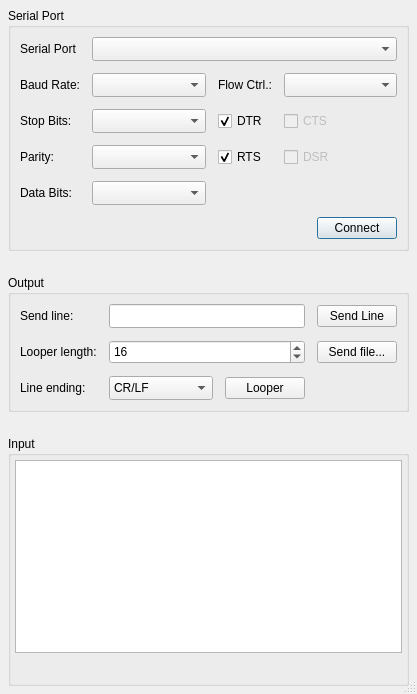
<?xml version="1.0" encoding="UTF-8"?>
<ui version="4.0">
 <class>VSPSerialIO</class>
 <widget class="QDialog" name="VSPSerialIO">
  <property name="geometry">
   <rect>
    <x>0</x>
    <y>0</y>
    <width>417</width>
    <height>694</height>
   </rect>
  </property>
  <property name="windowTitle">
   <string>VSP Serial I/O</string>
  </property>
  <property name="windowIcon">
   <iconset resource="../vspui.qrc">
    <normaloff>:/assets/png/vspclient_7.png</normaloff>:/assets/png/vspclient_7.png</iconset>
  </property>
  <property name="sizeGripEnabled">
   <bool>true</bool>
  </property>
  <layout class="QVBoxLayout" name="verticalLayout">
   <property name="spacing">
    <number>24</number>
   </property>
   <property name="leftMargin">
    <number>8</number>
   </property>
   <property name="topMargin">
    <number>8</number>
   </property>
   <property name="rightMargin">
    <number>8</number>
   </property>
   <property name="bottomMargin">
    <number>8</number>
   </property>
   <item>
    <widget class="QGroupBox" name="gbxSerialPort">
     <property name="sizePolicy">
      <sizepolicy hsizetype="Preferred" vsizetype="Fixed">
       <horstretch>0</horstretch>
       <verstretch>0</verstretch>
      </sizepolicy>
     </property>
     <property name="title">
      <string>Serial Port</string>
     </property>
     <layout class="QGridLayout" name="gridLayout">
      <property name="spacing">
       <number>12</number>
      </property>
      <item row="0" column="0">
       <widget class="QLabel" name="label_25">
        <property name="text">
         <string>Serial Port</string>
        </property>
        <property name="buddy">
         <cstring>cbxComPort</cstring>
        </property>
       </widget>
      </item>
      <item row="1" column="0">
       <widget class="QLabel" name="label_26">
        <property name="text">
         <string>Baud Rate:</string>
        </property>
        <property name="buddy">
         <cstring>cbxBaud</cstring>
        </property>
       </widget>
      </item>
      <item row="1" column="1">
       <widget class="QComboBox" name="cbxBaud">
        <property name="sizePolicy">
         <sizepolicy hsizetype="MinimumExpanding" vsizetype="Fixed">
          <horstretch>0</horstretch>
          <verstretch>0</verstretch>
         </sizepolicy>
        </property>
        <property name="minimumSize">
         <size>
          <width>0</width>
          <height>24</height>
         </size>
        </property>
        <property name="maxVisibleItems">
         <number>15</number>
        </property>
       </widget>
      </item>
      <item row="2" column="0">
       <widget class="QLabel" name="label_28">
        <property name="text">
         <string>Stop Bits:</string>
        </property>
        <property name="buddy">
         <cstring>cbxStopBits</cstring>
        </property>
       </widget>
      </item>
      <item row="2" column="1">
       <widget class="QComboBox" name="cbxStopBits">
        <property name="sizePolicy">
         <sizepolicy hsizetype="MinimumExpanding" vsizetype="Fixed">
          <horstretch>0</horstretch>
          <verstretch>0</verstretch>
         </sizepolicy>
        </property>
        <property name="minimumSize">
         <size>
          <width>0</width>
          <height>24</height>
         </size>
        </property>
        <property name="maxVisibleItems">
         <number>15</number>
        </property>
       </widget>
      </item>
      <item row="3" column="0">
       <widget class="QLabel" name="label_30">
        <property name="text">
         <string>Parity:</string>
        </property>
        <property name="buddy">
         <cstring>cbxParity</cstring>
        </property>
       </widget>
      </item>
      <item row="3" column="1">
       <widget class="QComboBox" name="cbxParity">
        <property name="sizePolicy">
         <sizepolicy hsizetype="MinimumExpanding" vsizetype="Fixed">
          <horstretch>0</horstretch>
          <verstretch>0</verstretch>
         </sizepolicy>
        </property>
        <property name="minimumSize">
         <size>
          <width>0</width>
          <height>24</height>
         </size>
        </property>
        <property name="maxVisibleItems">
         <number>15</number>
        </property>
       </widget>
      </item>
      <item row="4" column="0">
       <widget class="QLabel" name="label_27">
        <property name="text">
         <string>Data Bits:</string>
        </property>
        <property name="buddy">
         <cstring>cbxDataBits</cstring>
        </property>
       </widget>
      </item>
      <item row="4" column="1">
       <widget class="QComboBox" name="cbxDataBits">
        <property name="sizePolicy">
         <sizepolicy hsizetype="MinimumExpanding" vsizetype="Fixed">
          <horstretch>0</horstretch>
          <verstretch>0</verstretch>
         </sizepolicy>
        </property>
        <property name="minimumSize">
         <size>
          <width>0</width>
          <height>24</height>
         </size>
        </property>
        <property name="maxVisibleItems">
         <number>15</number>
        </property>
       </widget>
      </item>
      <item row="5" column="0" colspan="4">
       <widget class="QWidget" name="widget" native="true">
        <layout class="QHBoxLayout" name="horizontalLayout">
         <property name="spacing">
          <number>12</number>
         </property>
         <property name="leftMargin">
          <number>0</number>
         </property>
         <property name="topMargin">
          <number>0</number>
         </property>
         <property name="rightMargin">
          <number>0</number>
         </property>
         <property name="bottomMargin">
          <number>0</number>
         </property>
         <item>
          <spacer name="horizontalSpacer">
           <property name="orientation">
            <enum>Qt::Orientation::Horizontal</enum>
           </property>
           <property name="sizeHint" stdset="0">
            <size>
             <width>40</width>
             <height>20</height>
            </size>
           </property>
          </spacer>
         </item>
         <item>
          <widget class="QPushButton" name="btnConnect">
           <property name="text">
            <string>Connect</string>
           </property>
          </widget>
         </item>
        </layout>
       </widget>
      </item>
      <item row="2" column="2">
       <widget class="QCheckBox" name="cbxDtr">
        <property name="text">
         <string>DTR</string>
        </property>
        <property name="checked">
         <bool>true</bool>
        </property>
       </widget>
      </item>
      <item row="3" column="2">
       <widget class="QCheckBox" name="cbxRts">
        <property name="text">
         <string>RTS</string>
        </property>
        <property name="checked">
         <bool>true</bool>
        </property>
       </widget>
      </item>
      <item row="2" column="3">
       <widget class="QCheckBox" name="cbxCts">
        <property name="enabled">
         <bool>false</bool>
        </property>
        <property name="text">
         <string>CTS</string>
        </property>
       </widget>
      </item>
      <item row="3" column="3">
       <widget class="QCheckBox" name="cbxDSR">
        <property name="enabled">
         <bool>false</bool>
        </property>
        <property name="text">
         <string>DSR</string>
        </property>
       </widget>
      </item>
      <item row="1" column="2">
       <widget class="QLabel" name="label_29">
        <property name="text">
         <string>Flow Ctrl.:</string>
        </property>
        <property name="buddy">
         <cstring>cbxFlowControl</cstring>
        </property>
       </widget>
      </item>
      <item row="1" column="3">
       <widget class="QComboBox" name="cbxFlowControl">
        <property name="sizePolicy">
         <sizepolicy hsizetype="MinimumExpanding" vsizetype="Fixed">
          <horstretch>0</horstretch>
          <verstretch>0</verstretch>
         </sizepolicy>
        </property>
        <property name="minimumSize">
         <size>
          <width>0</width>
          <height>24</height>
         </size>
        </property>
        <property name="maxVisibleItems">
         <number>15</number>
        </property>
       </widget>
      </item>
      <item row="0" column="1" colspan="3">
       <widget class="QComboBox" name="cbxComPort">
        <property name="sizePolicy">
         <sizepolicy hsizetype="MinimumExpanding" vsizetype="Fixed">
          <horstretch>0</horstretch>
          <verstretch>0</verstretch>
         </sizepolicy>
        </property>
        <property name="minimumSize">
         <size>
          <width>0</width>
          <height>24</height>
         </size>
        </property>
        <property name="maxVisibleItems">
         <number>15</number>
        </property>
       </widget>
      </item>
     </layout>
    </widget>
   </item>
   <item>
    <widget class="QGroupBox" name="gbxOutput">
     <property name="sizePolicy">
      <sizepolicy hsizetype="Preferred" vsizetype="Fixed">
       <horstretch>0</horstretch>
       <verstretch>0</verstretch>
      </sizepolicy>
     </property>
     <property name="title">
      <string>Output</string>
     </property>
     <layout class="QGridLayout" name="gridLayout_2">
      <property name="spacing">
       <number>12</number>
      </property>
      <item row="0" column="0">
       <widget class="QLabel" name="label">
        <property name="text">
         <string>Send line:</string>
        </property>
        <property name="buddy">
         <cstring>edOutputLine</cstring>
        </property>
       </widget>
      </item>
      <item row="1" column="0">
       <widget class="QLabel" name="label_3">
        <property name="text">
         <string>Looper length:</string>
        </property>
        <property name="buddy">
         <cstring>edGenLength</cstring>
        </property>
       </widget>
      </item>
      <item row="3" column="1">
       <widget class="QComboBox" name="cbxLineEnding">
        <property name="sizePolicy">
         <sizepolicy hsizetype="MinimumExpanding" vsizetype="Fixed">
          <horstretch>0</horstretch>
          <verstretch>0</verstretch>
         </sizepolicy>
        </property>
        <property name="minimumSize">
         <size>
          <width>0</width>
          <height>24</height>
         </size>
        </property>
        <item>
         <property name="text">
          <string>CR/LF</string>
         </property>
        </item>
        <item>
         <property name="text">
          <string>LF</string>
         </property>
        </item>
        <item>
         <property name="text">
          <string>CR</string>
         </property>
        </item>
        <item>
         <property name="text">
          <string>$</string>
         </property>
        </item>
        <item>
         <property name="text">
          <string>|</string>
         </property>
        </item>
        <item>
         <property name="text">
          <string>:</string>
         </property>
        </item>
        <item>
         <property name="text">
          <string>;</string>
         </property>
        </item>
       </widget>
      </item>
      <item row="3" column="0">
       <widget class="QLabel" name="label_2">
        <property name="text">
         <string>Line ending:</string>
        </property>
        <property name="buddy">
         <cstring>cbxLineEnding</cstring>
        </property>
       </widget>
      </item>
      <item row="3" column="2">
       <widget class="QPushButton" name="btnLooper">
        <property name="text">
         <string>Looper</string>
        </property>
       </widget>
      </item>
      <item row="1" column="1" colspan="2">
       <widget class="QSpinBox" name="edGenLength">
        <property name="minimumSize">
         <size>
          <width>0</width>
          <height>24</height>
         </size>
        </property>
        <property name="minimum">
         <number>1</number>
        </property>
        <property name="maximum">
         <number>16384</number>
        </property>
        <property name="value">
         <number>16</number>
        </property>
       </widget>
      </item>
      <item row="0" column="1" colspan="2">
       <widget class="QLineEdit" name="edOutputLine">
        <property name="sizePolicy">
         <sizepolicy hsizetype="MinimumExpanding" vsizetype="Fixed">
          <horstretch>0</horstretch>
          <verstretch>0</verstretch>
         </sizepolicy>
        </property>
        <property name="minimumSize">
         <size>
          <width>0</width>
          <height>24</height>
         </size>
        </property>
       </widget>
      </item>
      <item row="0" column="4">
       <widget class="QPushButton" name="btnSendLine">
        <property name="text">
         <string>Send Line</string>
        </property>
       </widget>
      </item>
      <item row="1" column="4">
       <widget class="QPushButton" name="btnSendFile">
        <property name="text">
         <string>Send file...</string>
        </property>
       </widget>
      </item>
     </layout>
    </widget>
   </item>
   <item>
    <widget class="QGroupBox" name="gbxInput">
     <property name="sizePolicy">
      <sizepolicy hsizetype="Preferred" vsizetype="Expanding">
       <horstretch>0</horstretch>
       <verstretch>0</verstretch>
      </sizepolicy>
     </property>
     <property name="title">
      <string>Input</string>
     </property>
     <layout class="QVBoxLayout" name="verticalLayout_2">
      <property name="spacing">
       <number>12</number>
      </property>
      <property name="leftMargin">
       <number>4</number>
      </property>
      <property name="topMargin">
       <number>4</number>
      </property>
      <property name="rightMargin">
       <number>4</number>
      </property>
      <property name="bottomMargin">
       <number>4</number>
      </property>
      <item>
       <widget class="QPlainTextEdit" name="txInputView">
        <property name="tabChangesFocus">
         <bool>true</bool>
        </property>
        <property name="documentTitle">
         <string>Input</string>
        </property>
        <property name="lineWrapMode">
         <enum>QPlainTextEdit::LineWrapMode::NoWrap</enum>
        </property>
        <property name="readOnly">
         <bool>true</bool>
        </property>
        <property name="textInteractionFlags">
         <set>Qt::TextInteractionFlag::TextSelectableByKeyboard|Qt::TextInteractionFlag::TextSelectableByMouse</set>
        </property>
       </widget>
      </item>
      <item>
       <widget class="QLabel" name="txOutputInfo">
        <property name="text">
         <string/>
        </property>
       </widget>
      </item>
     </layout>
    </widget>
   </item>
  </layout>
  <action name="actionClose">
   <property name="icon">
    <iconset theme="process-stop"/>
   </property>
   <property name="text">
    <string>Close</string>
   </property>
   <property name="toolTip">
    <string>Close window</string>
   </property>
  </action>
  <action name="actionNewWindow">
   <property name="icon">
    <iconset theme="document-open"/>
   </property>
   <property name="text">
    <string>New...</string>
   </property>
   <property name="toolTip">
    <string>Open new window</string>
   </property>
   <property name="shortcut">
    <string>Ctrl+N</string>
   </property>
  </action>
 </widget>
 <tabstops>
  <tabstop>cbxComPort</tabstop>
  <tabstop>cbxBaud</tabstop>
  <tabstop>cbxStopBits</tabstop>
  <tabstop>cbxParity</tabstop>
  <tabstop>cbxDataBits</tabstop>
  <tabstop>cbxFlowControl</tabstop>
  <tabstop>cbxDtr</tabstop>
  <tabstop>cbxRts</tabstop>
  <tabstop>cbxCts</tabstop>
  <tabstop>cbxDSR</tabstop>
  <tabstop>btnConnect</tabstop>
  <tabstop>edOutputLine</tabstop>
  <tabstop>edGenLength</tabstop>
  <tabstop>cbxLineEnding</tabstop>
  <tabstop>btnLooper</tabstop>
  <tabstop>txInputView</tabstop>
 </tabstops>
 <resources>
  <include location="../vspui.qrc"/>
 </resources>
 <connections>
  <connection>
   <sender>actionClose</sender>
   <signal>triggered()</signal>
   <receiver>VSPSerialIO</receiver>
   <slot>close()</slot>
   <hints>
    <hint type="sourcelabel">
     <x>-1</x>
     <y>-1</y>
    </hint>
    <hint type="destinationlabel">
     <x>273</x>
     <y>336</y>
    </hint>
   </hints>
  </connection>
 </connections>
</ui>
